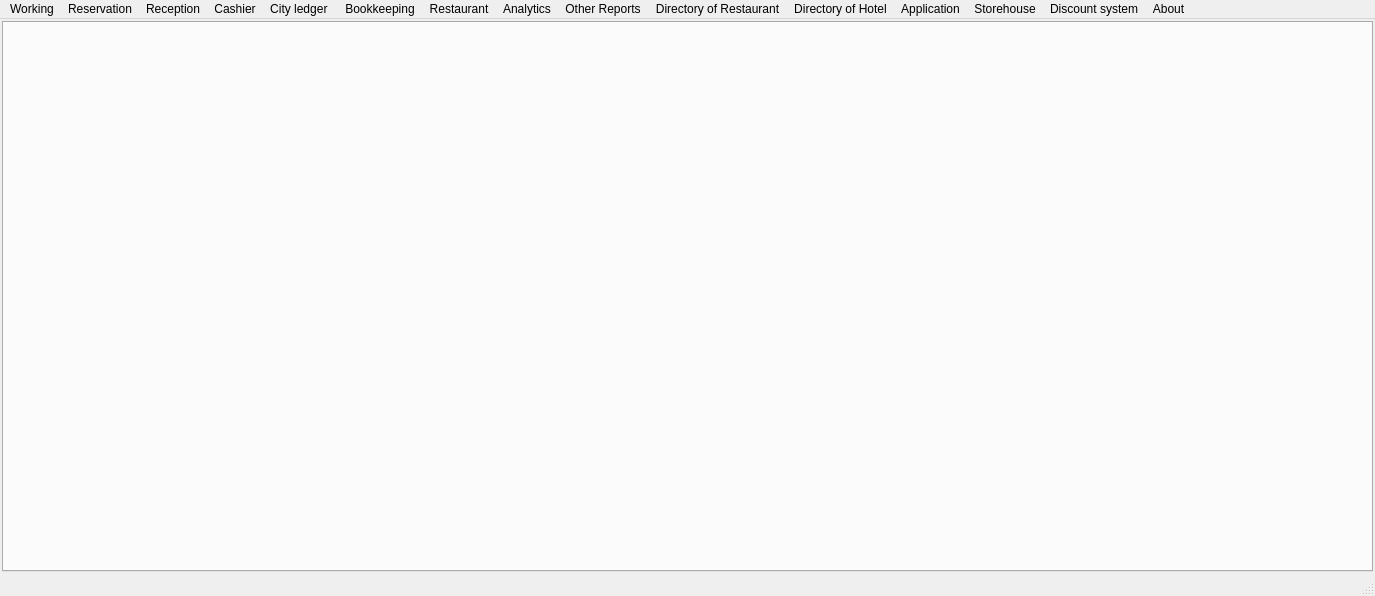
<?xml version="1.0" encoding="UTF-8"?>
<ui version="4.0">
 <class>MainWindow</class>
 <widget class="QMainWindow" name="MainWindow">
  <property name="geometry">
   <rect>
    <x>0</x>
    <y>0</y>
    <width>1375</width>
    <height>596</height>
   </rect>
  </property>
  <property name="mouseTracking">
   <bool>true</bool>
  </property>
  <property name="windowTitle">
   <string>SmartHotel</string>
  </property>
  <widget class="QWidget" name="centralWidget">
   <layout class="QHBoxLayout" name="horizontalLayout">
    <property name="spacing">
     <number>2</number>
    </property>
    <property name="leftMargin">
     <number>2</number>
    </property>
    <property name="topMargin">
     <number>2</number>
    </property>
    <property name="rightMargin">
     <number>2</number>
    </property>
    <property name="bottomMargin">
     <number>2</number>
    </property>
    <item>
     <widget class="QTabWidget" name="tabWidget">
      <property name="focusPolicy">
       <enum>Qt::NoFocus</enum>
      </property>
      <property name="tabPosition">
       <enum>QTabWidget::North</enum>
      </property>
      <property name="tabShape">
       <enum>QTabWidget::Rounded</enum>
      </property>
      <property name="currentIndex">
       <number>-1</number>
      </property>
      <property name="elideMode">
       <enum>Qt::ElideNone</enum>
      </property>
      <property name="tabsClosable">
       <bool>true</bool>
      </property>
     </widget>
    </item>
   </layout>
  </widget>
  <widget class="QMenuBar" name="menuBar">
   <property name="enabled">
    <bool>true</bool>
   </property>
   <property name="geometry">
    <rect>
     <x>0</x>
     <y>0</y>
     <width>1375</width>
     <height>21</height>
    </rect>
   </property>
   <widget class="QMenu" name="menuWorking">
    <property name="title">
     <string>Working</string>
    </property>
    <addaction name="actionLogin"/>
    <addaction name="actionLogout"/>
    <addaction name="actionLock"/>
    <addaction name="actionChange_password"/>
    <addaction name="separator"/>
    <addaction name="actionDisable_second_database"/>
    <addaction name="actionConfigure_Welcome_Page"/>
    <addaction name="actionDatabases"/>
    <addaction name="actionPreferences"/>
    <addaction name="separator"/>
    <addaction name="actionExit"/>
   </widget>
   <widget class="QMenu" name="menuReservation">
    <property name="tearOffEnabled">
     <bool>false</bool>
    </property>
    <property name="title">
     <string>Reservation</string>
    </property>
    <addaction name="actionRoomChart"/>
    <addaction name="actionNew_reservation"/>
    <addaction name="actionNew_group_reservation"/>
    <addaction name="actionReservatios"/>
    <addaction name="actionReservations_by_date_created"/>
    <addaction name="actionCanceled_reservations"/>
    <addaction name="actionReservation_groups"/>
    <addaction name="actionCategory_to_sell"/>
    <addaction name="actionForecast_Occupancy_Category"/>
    <addaction name="actionList_of_source_reservation"/>
    <addaction name="actionChanges_of_states_of_room"/>
    <addaction name="actionCancelation_No_show_fees"/>
    <addaction name="actionAvaiable_rooms"/>
    <addaction name="actionLenght_of_stay"/>
    <addaction name="actionNew_room_chart"/>
   </widget>
   <widget class="QMenu" name="menuAbout">
    <property name="title">
     <string>About</string>
    </property>
    <addaction name="actionHelp"/>
    <addaction name="actionAbout"/>
   </widget>
   <widget class="QMenu" name="menuReports">
    <property name="title">
     <string>Bookkeeping</string>
    </property>
    <addaction name="actionVauchers"/>
    <addaction name="actionGuest_Tray_Ledger"/>
    <addaction name="actionGuest_Tray_Ledger_By_Date"/>
    <addaction name="actionIn_house_detailed_balance"/>
    <addaction name="actionDaily_movement"/>
    <addaction name="actionMonthly_Report"/>
    <addaction name="actionDaily_financial_report"/>
    <addaction name="actionYearly_financial_report"/>
    <addaction name="actionInvoices"/>
    <addaction name="actionCheckout_invoices_free_rooming"/>
   </widget>
   <widget class="QMenu" name="menuDirectory">
    <property name="title">
     <string>Directory of Hotel</string>
    </property>
    <addaction name="actionInvoice_items"/>
    <addaction name="actionPartners_group"/>
    <addaction name="actionPartners"/>
    <addaction name="actionCity_Ledger"/>
    <addaction name="actionNationality_file"/>
    <addaction name="actionGuest_titles"/>
    <addaction name="actionGuest_file"/>
    <addaction name="actionCredit_card"/>
    <addaction name="actionSetup_Tax_Printer"/>
    <addaction name="actionCategories"/>
    <addaction name="actionType_of_bed"/>
    <addaction name="actionRoom_view"/>
    <addaction name="actionRoom_list"/>
    <addaction name="actionCall_rates"/>
    <addaction name="actionModels_of_cars"/>
    <addaction name="actionCostumers_cars"/>
    <addaction name="actionAccounts_2"/>
    <addaction name="actionRoom_inventory"/>
    <addaction name="actionRoom_inventory_states"/>
   </widget>
   <widget class="QMenu" name="menuApplication">
    <property name="title">
     <string>Application</string>
    </property>
    <addaction name="actionUsers_groups"/>
    <addaction name="actionUsers"/>
    <addaction name="actionTrack_changes"/>
    <addaction name="actionGlobal_config"/>
    <addaction name="actionReport_buillder"/>
    <addaction name="actionExport_invoices"/>
    <addaction name="actionExport_active_reservations"/>
    <addaction name="actionExport_data"/>
    <addaction name="actionExport_reservations"/>
    <addaction name="actionUtils"/>
    <addaction name="actionWeb"/>
    <addaction name="actionExecute_failed_sql"/>
    <addaction name="actionTransfer_log"/>
    <addaction name="actionRecover_invoice"/>
   </widget>
   <widget class="QMenu" name="menuRestaurant">
    <property name="title">
     <string>Directory of Restaurant</string>
    </property>
    <addaction name="actionHakk"/>
    <addaction name="actionTables"/>
    <addaction name="actionStorages"/>
    <addaction name="actionNames_of_menu"/>
    <addaction name="actionMain_partitions_of_menu"/>
    <addaction name="actionType_of_dishes"/>
    <addaction name="actionDishes"/>
    <addaction name="actionModifiers"/>
    <addaction name="actionPrinters"/>
    <addaction name="actionMenu_review"/>
    <addaction name="actionComplex_dish"/>
    <addaction name="actionBanquet_comment"/>
    <addaction name="actionComplimentary_comment"/>
   </widget>
   <widget class="QMenu" name="menuCity_ledger_advance">
    <property name="title">
     <string>City ledger </string>
    </property>
    <addaction name="actionCity_Ledger_balance"/>
    <addaction name="actionCity_ledger_balance_2"/>
    <addaction name="actionCity_Ledger_detailed_balance"/>
    <addaction name="actionAvailable_amounts"/>
   </widget>
   <widget class="QMenu" name="menuReception">
    <property name="title">
     <string>Reception</string>
    </property>
    <addaction name="actionIn_house_guest"/>
    <addaction name="actionList_of_checkin_guests"/>
    <addaction name="actionExpected_arrivals_simple"/>
    <addaction name="actionExpected_arrivals"/>
    <addaction name="actionExpected_arrivals_departures_2"/>
    <addaction name="actionDaily_transactions"/>
    <addaction name="actionRe_checkin"/>
    <addaction name="actionRoom_assignment"/>
    <addaction name="actionContacts"/>
    <addaction name="actionNotes"/>
    <addaction name="actionRemarks"/>
    <addaction name="actionHotel_status"/>
    <addaction name="actionRoom_inventory_2"/>
    <addaction name="actionWakeup_calls"/>
    <addaction name="actionHotel_hierarchy"/>
   </widget>
   <widget class="QMenu" name="menuCachier">
    <property name="title">
     <string>Cashier</string>
    </property>
    <addaction name="actionNew_advance_entry"/>
    <addaction name="actionReceipt_vaucher"/>
    <addaction name="actionPosting_charge"/>
    <addaction name="actionCancelation_No_show_fee"/>
    <addaction name="actionDiscount"/>
    <addaction name="actionTransfer_amount"/>
    <addaction name="actionRefund_voucher"/>
    <addaction name="actionCash_report_total"/>
    <addaction name="actionCash_repoort_detailed"/>
    <addaction name="actionAdvance_report"/>
    <addaction name="actionCurrencies"/>
    <addaction name="actionTemporary_receipts"/>
   </widget>
   <widget class="QMenu" name="menuAnalytics">
    <property name="title">
     <string>Analytics</string>
    </property>
    <addaction name="actionHistory_of_calls"/>
    <addaction name="actionCardex_analysis"/>
    <addaction name="actionReports_set"/>
    <addaction name="actionStatistics"/>
    <addaction name="actionMonthly_occupancy_percentages"/>
    <addaction name="actionNaitonality_report_by_period"/>
    <addaction name="actionGuest_by_nationality"/>
    <addaction name="actionRoom_arrangement"/>
   </widget>
   <widget class="QMenu" name="menuOther_Reports">
    <property name="title">
     <string>Other Reports</string>
    </property>
   </widget>
   <widget class="QMenu" name="menuRestaurant_2">
    <property name="title">
     <string>Restaurant</string>
    </property>
    <addaction name="actionRestaurant_online"/>
    <addaction name="actionRestaurant"/>
    <addaction name="actionEvent"/>
    <addaction name="actionBreakfast_report"/>
    <addaction name="actionOpen_breakfast"/>
    <addaction name="actionSales_by_storages"/>
    <addaction name="actionReport_by_payment"/>
   </widget>
   <widget class="QMenu" name="menuStorehouse">
    <property name="title">
     <string>Storehouse</string>
    </property>
    <addaction name="actionNew_store_document"/>
    <addaction name="actionPartners_2"/>
    <addaction name="actionDocuments_list"/>
    <addaction name="actionStore_movement"/>
    <addaction name="actionMaterials_in_the_store"/>
    <addaction name="actionCalculate_output_of_restaurant"/>
    <addaction name="actionPartners_debts"/>
    <addaction name="actionPartner_payments"/>
    <addaction name="actionStore_entries"/>
    <addaction name="actionNew_store_checkpoint"/>
    <addaction name="actionT_report"/>
   </widget>
   <widget class="QMenu" name="menuDiscount_system">
    <property name="title">
     <string>Discount system</string>
    </property>
    <addaction name="actionCoupons"/>
    <addaction name="actionCoupons_seria"/>
    <addaction name="actionCoupons_statistics"/>
    <addaction name="actionDebts"/>
    <addaction name="actionDiscount_report"/>
    <addaction name="actionSales_report_by_cars"/>
    <addaction name="actionDiscount_total"/>
    <addaction name="actionCostumers"/>
   </widget>
   <addaction name="menuWorking"/>
   <addaction name="menuReservation"/>
   <addaction name="menuReception"/>
   <addaction name="menuCachier"/>
   <addaction name="menuCity_ledger_advance"/>
   <addaction name="menuReports"/>
   <addaction name="menuRestaurant_2"/>
   <addaction name="menuAnalytics"/>
   <addaction name="menuOther_Reports"/>
   <addaction name="menuRestaurant"/>
   <addaction name="menuDirectory"/>
   <addaction name="menuApplication"/>
   <addaction name="menuStorehouse"/>
   <addaction name="menuDiscount_system"/>
   <addaction name="menuAbout"/>
  </widget>
  <widget class="QStatusBar" name="statusBar"/>
  <action name="actionLogin">
   <property name="text">
    <string>Login</string>
   </property>
  </action>
  <action name="actionLogout">
   <property name="text">
    <string>Logout</string>
   </property>
  </action>
  <action name="actionLock">
   <property name="text">
    <string>Lock</string>
   </property>
  </action>
  <action name="actionDatabases">
   <property name="text">
    <string>Databases</string>
   </property>
  </action>
  <action name="actionPreferences">
   <property name="text">
    <string>Preferences</string>
   </property>
  </action>
  <action name="actionExit">
   <property name="text">
    <string>Exit</string>
   </property>
  </action>
  <action name="actionHelp">
   <property name="text">
    <string>Help</string>
   </property>
  </action>
  <action name="actionAbout">
   <property name="text">
    <string>About</string>
   </property>
  </action>
  <action name="actionRoomChart">
   <property name="icon">
    <iconset resource="res.qrc">
     <normaloff>:/images/analytics.png</normaloff>:/images/analytics.png</iconset>
   </property>
   <property name="text">
    <string>Room chart</string>
   </property>
  </action>
  <action name="actionRoom_list">
   <property name="icon">
    <iconset resource="res.qrc">
     <normaloff>:/images/room-key.png</normaloff>:/images/room-key.png</iconset>
   </property>
   <property name="text">
    <string>Room list</string>
   </property>
  </action>
  <action name="actionDaily_movement">
   <property name="icon">
    <iconset resource="res.qrc">
     <normaloff>:/images/graph.png</normaloff>:/images/graph.png</iconset>
   </property>
   <property name="text">
    <string>Daily movement</string>
   </property>
  </action>
  <action name="actionGuest_file">
   <property name="icon">
    <iconset resource="res.qrc">
     <normaloff>:/images/guests.png</normaloff>:/images/guests.png</iconset>
   </property>
   <property name="text">
    <string>Guests</string>
   </property>
  </action>
  <action name="actionReservatios">
   <property name="icon">
    <iconset resource="res.qrc">
     <normaloff>:/images/bed.png</normaloff>:/images/bed.png</iconset>
   </property>
   <property name="text">
    <string>Reservations</string>
   </property>
  </action>
  <action name="actionContacts">
   <property name="icon">
    <iconset resource="res.qrc">
     <normaloff>:/images/phone.png</normaloff>:/images/phone.png</iconset>
   </property>
   <property name="text">
    <string>Contacts</string>
   </property>
  </action>
  <action name="actionUsers">
   <property name="icon">
    <iconset resource="res.qrc">
     <normaloff>:/images/boy.png</normaloff>:/images/boy.png</iconset>
   </property>
   <property name="text">
    <string>Users</string>
   </property>
  </action>
  <action name="actionUsers_groups">
   <property name="icon">
    <iconset resource="res.qrc">
     <normaloff>:/images/guests.png</normaloff>:/images/guests.png</iconset>
   </property>
   <property name="text">
    <string>Users groups</string>
   </property>
  </action>
  <action name="actionRoom_view">
   <property name="icon">
    <iconset resource="res.qrc">
     <normaloff>:/images/window.png</normaloff>:/images/window.png</iconset>
   </property>
   <property name="text">
    <string>Room view</string>
   </property>
  </action>
  <action name="actionInvoices">
   <property name="icon">
    <iconset resource="res.qrc">
     <normaloff>:/images/invoice.png</normaloff>:/images/invoice.png</iconset>
   </property>
   <property name="text">
    <string>Checkout Invoices</string>
   </property>
  </action>
  <action name="actionNew_reservation">
   <property name="icon">
    <iconset resource="res.qrc">
     <normaloff>:/images/room-key.png</normaloff>:/images/room-key.png</iconset>
   </property>
   <property name="text">
    <string>New reservation</string>
   </property>
  </action>
  <action name="actionPartners">
   <property name="icon">
    <iconset resource="res.qrc">
     <normaloff>:/images/partner.png</normaloff>:/images/partner.png</iconset>
   </property>
   <property name="text">
    <string>Partners</string>
   </property>
  </action>
  <action name="actionHakk">
   <property name="text">
    <string>Hall</string>
   </property>
  </action>
  <action name="actionTables">
   <property name="text">
    <string>Tables</string>
   </property>
  </action>
  <action name="actionNames_of_menu">
   <property name="text">
    <string>Names of menu</string>
   </property>
  </action>
  <action name="actionMain_partitions_of_menu">
   <property name="text">
    <string>Main partitions of menu</string>
   </property>
  </action>
  <action name="actionType_of_dishes">
   <property name="text">
    <string>Type of dishes</string>
   </property>
  </action>
  <action name="actionDishes">
   <property name="text">
    <string>Dishes</string>
   </property>
  </action>
  <action name="actionModifiers">
   <property name="text">
    <string>Modifiers</string>
   </property>
  </action>
  <action name="actionStorages">
   <property name="text">
    <string>Storages</string>
   </property>
  </action>
  <action name="actionMenu_review">
   <property name="text">
    <string>Menu review</string>
   </property>
  </action>
  <action name="actionPrinters">
   <property name="text">
    <string>Printers</string>
   </property>
  </action>
  <action name="actionTrack_changes">
   <property name="icon">
    <iconset resource="res.qrc">
     <normaloff>:/images/tracking.png</normaloff>:/images/tracking.png</iconset>
   </property>
   <property name="text">
    <string>Track changes</string>
   </property>
  </action>
  <action name="actionCredit_card">
   <property name="icon">
    <iconset resource="res.qrc">
     <normaloff>:/images/credit-card.png</normaloff>:/images/credit-card.png</iconset>
   </property>
   <property name="text">
    <string>Credit cards</string>
   </property>
  </action>
  <action name="actionCity_Ledger_balance">
   <property name="text">
    <string>Total balance</string>
   </property>
  </action>
  <action name="actionChange_password">
   <property name="text">
    <string>Change password</string>
   </property>
  </action>
  <action name="actionNew_advance_entry">
   <property name="text">
    <string>Advance voucher</string>
   </property>
  </action>
  <action name="actionGlobal_config">
   <property name="icon">
    <iconset resource="res.qrc">
     <normaloff>:/images/settings.png</normaloff>:/images/settings.png</iconset>
   </property>
   <property name="text">
    <string>Global config</string>
   </property>
  </action>
  <action name="actionComplex_dish">
   <property name="text">
    <string>Complex dish</string>
   </property>
  </action>
  <action name="actionCategories">
   <property name="icon">
    <iconset resource="res.qrc">
     <normaloff>:/images/category.png</normaloff>:/images/category.png</iconset>
   </property>
   <property name="text">
    <string>Room categories</string>
   </property>
  </action>
  <action name="actionType_of_bed">
   <property name="icon">
    <iconset resource="res.qrc">
     <normaloff>:/images/bed.png</normaloff>:/images/bed.png</iconset>
   </property>
   <property name="text">
    <string>Type of bed</string>
   </property>
  </action>
  <action name="actionSynchronization">
   <property name="icon">
    <iconset resource="res.qrc">
     <normaloff>:/images/database.png</normaloff>:/images/database.png</iconset>
   </property>
   <property name="text">
    <string>Export POS, Events, Single vauchers</string>
   </property>
  </action>
  <action name="actionRestaurant">
   <property name="icon">
    <iconset resource="res.qrc">
     <normaloff>:/images/cutlery.png</normaloff>:/images/cutlery.png</iconset>
   </property>
   <property name="text">
    <string>Restaurant</string>
   </property>
  </action>
  <action name="actionCategory_to_sell">
   <property name="text">
    <string>Category to sell</string>
   </property>
  </action>
  <action name="actionCity_Ledger">
   <property name="icon">
    <iconset resource="res.qrc">
     <normaloff>:/images/partner.png</normaloff>:/images/partner.png</iconset>
   </property>
   <property name="text">
    <string>City Ledger</string>
   </property>
  </action>
  <action name="actionCurrencies">
   <property name="text">
    <string>Currencies</string>
   </property>
  </action>
  <action name="actionForecast_Occupancy_Category">
   <property name="text">
    <string>Forecast Occupancy / Category</string>
   </property>
  </action>
  <action name="actionMonthly_Report">
   <property name="icon">
    <iconset resource="res.qrc">
     <normaloff>:/images/graph.png</normaloff>:/images/graph.png</iconset>
   </property>
   <property name="text">
    <string>Monthly Report</string>
   </property>
  </action>
  <action name="actionSetup_Tax_Printer">
   <property name="icon">
    <iconset resource="res.qrc">
     <normaloff>:/images/tax.png</normaloff>:/images/tax.png</iconset>
   </property>
   <property name="text">
    <string>Setup Tax And Hall</string>
   </property>
  </action>
  <action name="actionInvoice_items">
   <property name="icon">
    <iconset resource="res.qrc">
     <normaloff>:/images/list.png</normaloff>:/images/list.png</iconset>
   </property>
   <property name="text">
    <string>Invoice items</string>
   </property>
  </action>
  <action name="actionIn_house_guest">
   <property name="icon">
    <iconset resource="res.qrc">
     <normaloff>:/images/bed.png</normaloff>:/images/bed.png</iconset>
   </property>
   <property name="text">
    <string>In house guest</string>
   </property>
  </action>
  <action name="actionExpected_arrivals">
   <property name="icon">
    <iconset resource="res.qrc">
     <normaloff>:/images/arrival.png</normaloff>:/images/arrival.png</iconset>
   </property>
   <property name="text">
    <string>Expected arrivals / departures</string>
   </property>
  </action>
  <action name="actionRecheckout">
   <property name="icon">
    <iconset resource="res.qrc">
     <normaloff>:/images/goto.png</normaloff>:/images/goto.png</iconset>
   </property>
   <property name="text">
    <string>Recheckout</string>
   </property>
  </action>
  <action name="actionPosting_charge">
   <property name="text">
    <string>Posting charge</string>
   </property>
  </action>
  <action name="actionDiscount">
   <property name="text">
    <string>Discount</string>
   </property>
  </action>
  <action name="actionRe_checkin">
   <property name="icon">
    <iconset resource="res.qrc">
     <normaloff>:/images/bed.png</normaloff>:/images/bed.png</iconset>
   </property>
   <property name="text">
    <string>Re-checkin</string>
   </property>
  </action>
  <action name="actionTransfer_amount">
   <property name="text">
    <string>Transfer amount</string>
   </property>
  </action>
  <action name="actionExpected_arrivals_simple">
   <property name="icon">
    <iconset resource="res.qrc">
     <normaloff>:/images/arrival.png</normaloff>:/images/arrival.png</iconset>
   </property>
   <property name="text">
    <string>Expected arrivals / pax</string>
   </property>
  </action>
  <action name="action">
   <property name="text">
    <string>-</string>
   </property>
  </action>
  <action name="actionCash_report_total">
   <property name="text">
    <string>Cash report / summary</string>
   </property>
  </action>
  <action name="actionUpdate_program">
   <property name="text">
    <string>Update program</string>
   </property>
  </action>
  <action name="actionReceipt_vaucher">
   <property name="text">
    <string>Receipt voucher</string>
   </property>
  </action>
  <action name="actionCity_Ledger_detailed_balance">
   <property name="text">
    <string>Detailed balance</string>
   </property>
  </action>
  <action name="actionCash_repoort_detailed">
   <property name="text">
    <string>Cash report / detailed</string>
   </property>
  </action>
  <action name="actionVauchers">
   <property name="icon">
    <iconset resource="res.qrc">
     <normaloff>:/images/file.png</normaloff>:/images/file.png</iconset>
   </property>
   <property name="text">
    <string>Vouchers history</string>
   </property>
  </action>
  <action name="actionNotes">
   <property name="icon">
    <iconset resource="res.qrc">
     <normaloff>:/images/notepad.png</normaloff>:/images/notepad.png</iconset>
   </property>
   <property name="text">
    <string>Reminder</string>
   </property>
  </action>
  <action name="actionCall_history">
   <property name="icon">
    <iconset resource="res.qrc">
     <normaloff>:/images/phone-call.png</normaloff>:/images/phone-call.png</iconset>
   </property>
   <property name="text">
    <string>Call history</string>
   </property>
  </action>
  <action name="actionEvent">
   <property name="icon">
    <iconset resource="res.qrc">
     <normaloff>:/images/banket.png</normaloff>:/images/banket.png</iconset>
   </property>
   <property name="text">
    <string>Events</string>
   </property>
  </action>
  <action name="actionDaily_financial_report">
   <property name="icon">
    <iconset resource="res.qrc">
     <normaloff>:/images/graph.png</normaloff>:/images/graph.png</iconset>
   </property>
   <property name="text">
    <string>Financial report</string>
   </property>
  </action>
  <action name="actionBanquet_comment">
   <property name="text">
    <string>Banquet comment</string>
   </property>
  </action>
  <action name="actionCity_ledger_balance_2">
   <property name="text">
    <string>Balance by period</string>
   </property>
  </action>
  <action name="actionHistory_of_calls">
   <property name="icon">
    <iconset resource="res.qrc">
     <normaloff>:/images/phone-call.png</normaloff>:/images/phone-call.png</iconset>
   </property>
   <property name="text">
    <string>History of calls</string>
   </property>
  </action>
  <action name="actionCardex_analysis">
   <property name="icon">
    <iconset resource="res.qrc">
     <normaloff>:/images/partner.png</normaloff>:/images/partner.png</iconset>
   </property>
   <property name="text">
    <string>Cardex analysis</string>
   </property>
  </action>
  <action name="actionExport_invoices">
   <property name="icon">
    <iconset resource="res.qrc">
     <normaloff>:/images/database.png</normaloff>:/images/database.png</iconset>
   </property>
   <property name="text">
    <string>Export invoices</string>
   </property>
  </action>
  <action name="actionComplimentary_comment">
   <property name="text">
    <string>Complimentary comment</string>
   </property>
  </action>
  <action name="actionExport_active_reservations">
   <property name="icon">
    <iconset resource="res.qrc">
     <normaloff>:/images/database.png</normaloff>:/images/database.png</iconset>
   </property>
   <property name="text">
    <string>Export active reservations</string>
   </property>
  </action>
  <action name="actionReport_buillder">
   <property name="icon">
    <iconset resource="res.qrc">
     <normaloff>:/images/reports.png</normaloff>:/images/reports.png</iconset>
   </property>
   <property name="text">
    <string>Report buillder</string>
   </property>
  </action>
  <action name="actionRemarks">
   <property name="icon">
    <iconset resource="res.qrc">
     <normaloff>:/images/remarks.png</normaloff>:/images/remarks.png</iconset>
   </property>
   <property name="text">
    <string>Remarks</string>
   </property>
  </action>
  <action name="actionHotel_status">
   <property name="icon">
    <iconset resource="res.qrc">
     <normaloff>:/images/info.png</normaloff>:/images/info.png</iconset>
   </property>
   <property name="text">
    <string>Hotel status</string>
   </property>
  </action>
  <action name="actionList_of_source_reservation">
   <property name="text">
    <string>List of source reservation</string>
   </property>
  </action>
  <action name="actionYearly_financial_report">
   <property name="icon">
    <iconset resource="res.qrc">
     <normaloff>:/images/graph.png</normaloff>:/images/graph.png</iconset>
   </property>
   <property name="text">
    <string>Yearly financial report</string>
   </property>
  </action>
  <action name="actionReports_set">
   <property name="icon">
    <iconset resource="res.qrc">
     <normaloff>:/images/reports.png</normaloff>:/images/reports.png</iconset>
   </property>
   <property name="text">
    <string>Reports set</string>
   </property>
  </action>
  <action name="actionStatistics">
   <property name="icon">
    <iconset resource="res.qrc">
     <normaloff>:/images/reports.png</normaloff>:/images/reports.png</iconset>
   </property>
   <property name="text">
    <string>Statistics</string>
   </property>
  </action>
  <action name="actionUtils">
   <property name="icon">
    <iconset resource="res.qrc">
     <normaloff>:/images/settings.png</normaloff>:/images/settings.png</iconset>
   </property>
   <property name="text">
    <string>Utils</string>
   </property>
  </action>
  <action name="actionExport_data">
   <property name="icon">
    <iconset resource="res.qrc">
     <normaloff>:/images/database.png</normaloff>:/images/database.png</iconset>
   </property>
   <property name="text">
    <string>Export other</string>
   </property>
  </action>
  <action name="actionAdvance_report">
   <property name="text">
    <string>Advance report</string>
   </property>
  </action>
  <action name="actionRestaurant_online">
   <property name="icon">
    <iconset resource="res.qrc">
     <normaloff>:/images/openedorder.png</normaloff>:/images/openedorder.png</iconset>
   </property>
   <property name="text">
    <string>Restaurant online</string>
   </property>
  </action>
  <action name="actionReservation_groups">
   <property name="icon">
    <iconset resource="res.qrc">
     <normaloff>:/images/bed.png</normaloff>:/images/bed.png</iconset>
   </property>
   <property name="text">
    <string>Reservation groups</string>
   </property>
  </action>
  <action name="actionConfigure_Welcome_Page">
   <property name="text">
    <string>Configure Welcome Page</string>
   </property>
  </action>
  <action name="actionPartners_group">
   <property name="icon">
    <iconset resource="res.qrc">
     <normaloff>:/images/partner.png</normaloff>:/images/partner.png</iconset>
   </property>
   <property name="text">
    <string>Partners group</string>
   </property>
  </action>
  <action name="actionGuest_titles">
   <property name="icon">
    <iconset resource="res.qrc">
     <normaloff>:/images/guests.png</normaloff>:/images/guests.png</iconset>
   </property>
   <property name="text">
    <string>Guest titles</string>
   </property>
  </action>
  <action name="actionNationality_file">
   <property name="icon">
    <iconset resource="res.qrc">
     <normaloff>:/images/guests.png</normaloff>:/images/guests.png</iconset>
   </property>
   <property name="text">
    <string>Nationality file</string>
   </property>
  </action>
  <action name="actionCheckout_invoices_free_rooming">
   <property name="icon">
    <iconset resource="res.qrc">
     <normaloff>:/images/invoice.png</normaloff>:/images/invoice.png</iconset>
   </property>
   <property name="text">
    <string>Checkout invoices (free rooming)</string>
   </property>
  </action>
  <action name="actionNew_group_reservation">
   <property name="icon">
    <iconset resource="res.qrc">
     <normaloff>:/images/room-key.png</normaloff>:/images/room-key.png</iconset>
   </property>
   <property name="text">
    <string>New group reservation</string>
   </property>
  </action>
  <action name="actionChanges_of_states_of_room">
   <property name="text">
    <string>Changes of states of room</string>
   </property>
  </action>
  <action name="actionCanceled_reservations">
   <property name="text">
    <string>Canceled reservations</string>
   </property>
  </action>
  <action name="actionWeb">
   <property name="icon">
    <iconset resource="res.qrc">
     <normaloff>:/images/internet.png</normaloff>:/images/internet.png</iconset>
   </property>
   <property name="text">
    <string>Web</string>
   </property>
  </action>
  <action name="actionStorehouse">
   <property name="text">
    <string>Storehouse</string>
   </property>
  </action>
  <action name="actionNew_store_document">
   <property name="enabled">
    <bool>true</bool>
   </property>
   <property name="icon">
    <iconset resource="res.qrc">
     <normaloff>:/images/storage.png</normaloff>:/images/storage.png</iconset>
   </property>
   <property name="text">
    <string>New store document</string>
   </property>
  </action>
  <action name="actionMaterials_list">
   <property name="text">
    <string>Materials list</string>
   </property>
  </action>
  <action name="actionReservations_by_date_created">
   <property name="icon">
    <iconset resource="res.qrc">
     <normaloff>:/images/bed.png</normaloff>:/images/bed.png</iconset>
   </property>
   <property name="text">
    <string>Reservations by date created</string>
   </property>
  </action>
  <action name="actionPartners_2">
   <property name="icon">
    <iconset resource="res.qrc">
     <normaloff>:/images/partner.png</normaloff>:/images/partner.png</iconset>
   </property>
   <property name="text">
    <string>Partners</string>
   </property>
  </action>
  <action name="actionDocuments_list">
   <property name="text">
    <string>Documents list</string>
   </property>
  </action>
  <action name="actionMaterials_in_the_store">
   <property name="text">
    <string>Materials in the store</string>
   </property>
  </action>
  <action name="actionStore_movement">
   <property name="text">
    <string>Store movement</string>
   </property>
  </action>
  <action name="actionCoupons">
   <property name="icon">
    <iconset resource="res.qrc">
     <normaloff>:/images/discount.png</normaloff>:/images/discount.png</iconset>
   </property>
   <property name="text">
    <string>Coupons</string>
   </property>
  </action>
  <action name="actionCalculate_output_of_restaurant">
   <property name="icon">
    <iconset resource="res.qrc">
     <normaloff>:/images/calculator.png</normaloff>:/images/calculator.png</iconset>
   </property>
   <property name="text">
    <string>Calculate output of restaurant</string>
   </property>
  </action>
  <action name="actionExport_back">
   <property name="icon">
    <iconset resource="res.qrc">
     <normaloff>:/images/database.png</normaloff>:/images/database.png</iconset>
   </property>
   <property name="text">
    <string>Export back</string>
   </property>
  </action>
  <action name="actionOpen_breakfast">
   <property name="icon">
    <iconset resource="res.qrc">
     <normaloff>:/images/dinner.png</normaloff>:/images/dinner.png</iconset>
   </property>
   <property name="text">
    <string>Open breakfast</string>
   </property>
  </action>
  <action name="actionMonthly_occupancy_percentages">
   <property name="icon">
    <iconset resource="res.qrc">
     <normaloff>:/images/reports.png</normaloff>:/images/reports.png</iconset>
   </property>
   <property name="text">
    <string>Monthly occupancy percentages</string>
   </property>
  </action>
  <action name="actionNaitonality_report_by_period">
   <property name="icon">
    <iconset resource="res.qrc">
     <normaloff>:/images/reports.png</normaloff>:/images/reports.png</iconset>
   </property>
   <property name="text">
    <string>Nationality by period</string>
   </property>
  </action>
  <action name="actionCancelation_No_show_fees">
   <property name="text">
    <string>Cancelation/No show fees</string>
   </property>
  </action>
  <action name="actionCancelation_No_show_fee">
   <property name="text">
    <string>Cancelation/No show fee</string>
   </property>
  </action>
  <action name="actionSales_by_storages">
   <property name="icon">
    <iconset resource="res.qrc">
     <normaloff>:/images/storage.png</normaloff>:/images/storage.png</iconset>
   </property>
   <property name="text">
    <string>Sales by storages</string>
   </property>
  </action>
  <action name="actionGuest_by_nationality">
   <property name="icon">
    <iconset resource="res.qrc">
     <normaloff>:/images/reports.png</normaloff>:/images/reports.png</iconset>
   </property>
   <property name="text">
    <string>Guest by nationality</string>
   </property>
  </action>
  <action name="actionModels_of_cars">
   <property name="icon">
    <iconset resource="res.qrc">
     <normaloff>:/images/car.png</normaloff>:/images/car.png</iconset>
   </property>
   <property name="text">
    <string>Models of cars</string>
   </property>
  </action>
  <action name="actionCostumers_cars">
   <property name="icon">
    <iconset resource="res.qrc">
     <normaloff>:/images/car.png</normaloff>:/images/car.png</iconset>
   </property>
   <property name="text">
    <string>Costumers (cars)</string>
   </property>
  </action>
  <action name="actionReport_by_payment">
   <property name="text">
    <string>Report by payment</string>
   </property>
  </action>
  <action name="actionPartners_debts">
   <property name="text">
    <string>Partners debts</string>
   </property>
  </action>
  <action name="actionCoupons_sales">
   <property name="text">
    <string>Coupons sales</string>
   </property>
  </action>
  <action name="actionCoupons_seria">
   <property name="text">
    <string>Coupons seria</string>
   </property>
  </action>
  <action name="actionAccounts">
   <property name="text">
    <string>Accounts</string>
   </property>
  </action>
  <action name="actionAccounts_2">
   <property name="icon">
    <iconset resource="res.qrc">
     <normaloff>:/images/refund.png</normaloff>:/images/refund.png</iconset>
   </property>
   <property name="text">
    <string>Accounts</string>
   </property>
  </action>
  <action name="actionStore_entries">
   <property name="icon">
    <iconset resource="res.qrc">
     <normaloff>:/images/storeentry.png</normaloff>:/images/storeentry.png</iconset>
   </property>
   <property name="text">
    <string>Store entries</string>
   </property>
  </action>
  <action name="actionNew_store_checkpoint">
   <property name="icon">
    <iconset resource="res.qrc">
     <normaloff>:/images/storeentry.png</normaloff>:/images/storeentry.png</iconset>
   </property>
   <property name="text">
    <string>New store checkpoint</string>
   </property>
  </action>
  <action name="actionPartner_payments">
   <property name="text">
    <string>Partner payments</string>
   </property>
  </action>
  <action name="actionCoupons_statistics">
   <property name="text">
    <string>Coupons statistics</string>
   </property>
  </action>
  <action name="actionDebts">
   <property name="text">
    <string>Debts</string>
   </property>
  </action>
  <action name="actionBreakfast_report">
   <property name="text">
    <string>Breakfast</string>
   </property>
  </action>
  <action name="actionDiscount_report">
   <property name="text">
    <string>Discount report</string>
   </property>
  </action>
  <action name="actionSales_report_by_cars">
   <property name="text">
    <string>Sales report by cars</string>
   </property>
  </action>
  <action name="actionDiscount_total">
   <property name="text">
    <string>Discount, total</string>
   </property>
  </action>
  <action name="actionCostumers">
   <property name="text">
    <string>Costumers</string>
   </property>
  </action>
  <action name="actionRefund_voucher">
   <property name="text">
    <string>Refund voucher</string>
   </property>
  </action>
  <action name="actionRoom_inventory">
   <property name="icon">
    <iconset resource="res.qrc">
     <normaloff>:/images/configure.png</normaloff>:/images/configure.png</iconset>
   </property>
   <property name="text">
    <string>Room inventory</string>
   </property>
  </action>
  <action name="actionCity_ledger_advance">
   <property name="text">
    <string>City ledger advance</string>
   </property>
  </action>
  <action name="actionTransfer_CL_amount">
   <property name="text">
    <string>Transfer CL amount</string>
   </property>
  </action>
  <action name="actionAvailable_amounts">
   <property name="text">
    <string>Available amounts</string>
   </property>
  </action>
  <action name="actionGuest_Tray_Ledger">
   <property name="icon">
    <iconset resource="res.qrc">
     <normaloff>:/images/graph.png</normaloff>:/images/graph.png</iconset>
   </property>
   <property name="text">
    <string>Guest Tray Ledger</string>
   </property>
  </action>
  <action name="actionIn_house_detailed_balance">
   <property name="icon">
    <iconset resource="res.qrc">
     <normaloff>:/images/graph.png</normaloff>:/images/graph.png</iconset>
   </property>
   <property name="text">
    <string>In house detailed balance</string>
   </property>
  </action>
  <action name="actionAvaiable_rooms">
   <property name="text">
    <string>Avaiable rooms</string>
   </property>
  </action>
  <action name="actionRoom_inventory_2">
   <property name="icon">
    <iconset resource="res.qrc">
     <normaloff>:/images/configure.png</normaloff>:/images/configure.png</iconset>
   </property>
   <property name="text">
    <string>Room inventory</string>
   </property>
  </action>
  <action name="actionRoom_inventory_states">
   <property name="icon">
    <iconset resource="res.qrc">
     <normaloff>:/images/inventory.png</normaloff>:/images/inventory.png</iconset>
   </property>
   <property name="text">
    <string>Room inventory states</string>
   </property>
  </action>
  <action name="actionList_of_checkin_guests">
   <property name="icon">
    <iconset resource="res.qrc">
     <normaloff>:/images/guests.png</normaloff>:/images/guests.png</iconset>
   </property>
   <property name="text">
    <string>List of checkin guests</string>
   </property>
  </action>
  <action name="actionLenght_of_stay">
   <property name="text">
    <string>Lenght of stay</string>
   </property>
  </action>
  <action name="actionExport_reservations">
   <property name="icon">
    <iconset resource="res.qrc">
     <normaloff>:/images/database.png</normaloff>:/images/database.png</iconset>
   </property>
   <property name="text">
    <string>Export reservations</string>
   </property>
  </action>
  <action name="actionExecute_failed_sql">
   <property name="icon">
    <iconset resource="res.qrc">
     <normaloff>:/images/database.png</normaloff>:/images/database.png</iconset>
   </property>
   <property name="text">
    <string>Execute failed sql queries</string>
   </property>
  </action>
  <action name="actionT_report">
   <property name="icon">
    <iconset resource="res.qrc">
     <normaloff>:/images/password.png</normaloff>:/images/password.png</iconset>
   </property>
   <property name="text">
    <string>T-report</string>
   </property>
  </action>
  <action name="actionDisable_second_database">
   <property name="text">
    <string>Disable second database</string>
   </property>
  </action>
  <action name="actionRoom_arrangement">
   <property name="icon">
    <iconset resource="res.qrc">
     <normaloff>:/images/reports.png</normaloff>:/images/reports.png</iconset>
   </property>
   <property name="text">
    <string>Room arrangement</string>
   </property>
  </action>
  <action name="actionRoom_assignment">
   <property name="icon">
    <iconset resource="res.qrc">
     <normaloff>:/images/storehouse.png</normaloff>:/images/storehouse.png</iconset>
   </property>
   <property name="text">
    <string>Room assignment</string>
   </property>
  </action>
  <action name="actionWakeup_calls">
   <property name="icon">
    <iconset resource="res.qrc">
     <normaloff>:/images/alarm.png</normaloff>:/images/alarm.png</iconset>
   </property>
   <property name="text">
    <string>Wakeup calls</string>
   </property>
  </action>
  <action name="actionDaily_transactions">
   <property name="icon">
    <iconset resource="res.qrc">
     <normaloff>:/images/category.png</normaloff>:/images/category.png</iconset>
   </property>
   <property name="text">
    <string>Daily transactions</string>
   </property>
  </action>
  <action name="actionHotel_hierarchy">
   <property name="icon">
    <iconset resource="res.qrc">
     <normaloff>:/images/hierarchy.png</normaloff>:/images/hierarchy.png</iconset>
   </property>
   <property name="text">
    <string>Hotel hierarchy</string>
   </property>
  </action>
  <action name="actionNew_room_chart">
   <property name="text">
    <string>New room chart</string>
   </property>
  </action>
  <action name="actionCall_rates">
   <property name="icon">
    <iconset resource="res.qrc">
     <normaloff>:/images/phone.png</normaloff>:/images/phone.png</iconset>
   </property>
   <property name="text">
    <string>Call rates</string>
   </property>
  </action>
  <action name="actionTemporary_receipts">
   <property name="text">
    <string>Temporary receipts</string>
   </property>
  </action>
  <action name="actionExpected_arrivals_departures_2">
   <property name="icon">
    <iconset resource="res.qrc">
     <normaloff>:/images/arrival.png</normaloff>:/images/arrival.png</iconset>
   </property>
   <property name="text">
    <string>Expected arrivals / departures 2</string>
   </property>
  </action>
  <action name="actionGuest_Tray_Ledger_By_Date">
   <property name="icon">
    <iconset resource="res.qrc">
     <normaloff>:/images/graph.png</normaloff>:/images/graph.png</iconset>
   </property>
   <property name="text">
    <string>Guest Tray Ledger By Date</string>
   </property>
  </action>
  <action name="actionRecover_invoice">
   <property name="icon">
    <iconset resource="res.qrc">
     <normaloff>:/images/heart-pulses.png</normaloff>:/images/heart-pulses.png</iconset>
   </property>
   <property name="text">
    <string>Recover invoice</string>
   </property>
  </action>
  <action name="actionPosting_charge_2">
   <property name="text">
    <string>Posting charge</string>
   </property>
  </action>
  <action name="actionTransfer_log">
   <property name="icon">
    <iconset resource="res.qrc">
     <normaloff>:/images/database.png</normaloff>:/images/database.png</iconset>
   </property>
   <property name="text">
    <string>Transfer log</string>
   </property>
  </action>
 </widget>
 <layoutdefault spacing="6" margin="11"/>
 <resources>
  <include location="res.qrc"/>
 </resources>
 <connections/>
</ui>
